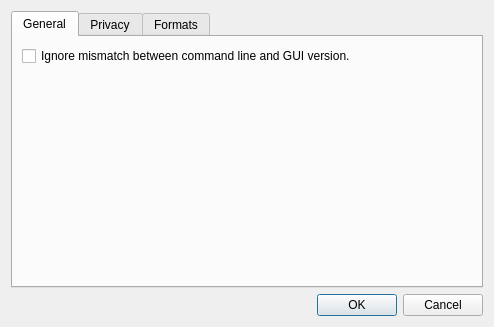
<?xml version="1.0" encoding="UTF-8"?>
<ui version="4.0">
 <class>Preferences</class>
 <widget class="QDialog" name="Preferences">
  <property name="geometry">
   <rect>
    <x>0</x>
    <y>0</y>
    <width>494</width>
    <height>327</height>
   </rect>
  </property>
  <property name="sizePolicy">
   <sizepolicy hsizetype="MinimumExpanding" vsizetype="Preferred">
    <horstretch>0</horstretch>
    <verstretch>0</verstretch>
   </sizepolicy>
  </property>
  <property name="windowTitle">
   <string>GPSBabel Preferences</string>
  </property>
  <layout class="QVBoxLayout" name="verticalLayout_2">
   <item>
    <widget class="QTabWidget" name="tabWidget">
     <property name="currentIndex">
      <number>0</number>
     </property>
     <widget class="QWidget" name="general_tab">
      <attribute name="title">
       <string>General</string>
      </attribute>
      <layout class="QVBoxLayout" name="verticalLayout_4">
       <item>
        <widget class="QCheckBox" name="ignoreVersionMismatchCheck">
         <property name="text">
          <string>Ignore mismatch between command line and GUI version.</string>
         </property>
        </widget>
       </item>
       <item>
        <spacer name="verticalSpacer">
         <property name="orientation">
          <enum>Qt::Vertical</enum>
         </property>
         <property name="sizeHint" stdset="0">
          <size>
           <width>20</width>
           <height>40</height>
          </size>
         </property>
        </spacer>
       </item>
      </layout>
     </widget>
     <widget class="QWidget" name="privacy_tab">
      <attribute name="title">
       <string>Privacy</string>
      </attribute>
      <layout class="QVBoxLayout" name="verticalLayout_5">
       <item>
        <widget class="QCheckBox" name="startupCheck">
         <property name="toolTip">
          <string>&lt;html&gt;The check transmits information about your installation and computer environment, such as the Installation ID, GPSBabel GUI and CLI versions, CPU architecture, operating system name and version, and language, to gpsbabel.org. This never includes any data from user files or devices.&lt;/html&gt;</string>
         </property>
         <property name="text">
          <string>Check for newer version on start.</string>
         </property>
        </widget>
       </item>
       <item>
        <widget class="QCheckBox" name="reportStatisticsCheck">
         <property name="toolTip">
          <string>&lt;html&gt;Anonymous usage data is sent to gpsbabel.org. This helps the developers at gpsbabel.org understand what features of the program are being used. This never includes any data from user files or devices.&lt;/html&gt;</string>
         </property>
         <property name="text">
          <string>Anonymously report usage data.</string>
         </property>
        </widget>
       </item>
       <item>
        <widget class="QCheckBox" name="upgradeMenuCheck">
         <property name="toolTip">
          <string>&lt;html&gt;When selected, this menu item sends the same information as &quot;Check for newer version on start.&quot; to gpsbabel.org.&lt;/html&gt;</string>
         </property>
         <property name="text">
          <string>Enable upgrade check menu item.</string>
         </property>
        </widget>
       </item>
       <item>
        <widget class="QRadioButton" name="mapPreviewCheck">
         <property name="toolTip">
          <string>&lt;html&gt;When selected, this feature uses the Google Maps API(s) per &lt;a href=&quot;http://www.google.com/intl/en/policies/terms&quot;&gt;Google’s Terms of Service&lt;/a&gt; and the &lt;a href=&quot;http://www.google.com/policies/privacy&quot;&gt;Google Privacy Policy&lt;/a&gt;.&lt;/html&gt;</string>
         </property>
         <property name="text">
          <string>Enable Google map preview feature.</string>
         </property>
         <attribute name="buttonGroup">
          <string notr="true">mapPreviewButtonGroup</string>
         </attribute>
        </widget>
       </item>
       <item>
        <widget class="QRadioButton" name="leafletMapPreviewCheck">
         <property name="toolTip">
          <string>&lt;html&gt;When selected, this feature uses the Leaflet Maps API(s) per &lt;a href=&quot;https://leafletjs.com/&quot;&gt;Leaflet’s Terms of Service&lt;/a&gt; and the &lt;a href=&quot;https://leafletjs.com/privacy.html&quot;&gt;Leaflet Privacy Policy&lt;/a&gt;.&lt;/html&gt;</string>
         </property>
         <property name="text">
          <string>Enable Leaflet map preview feature.</string>
         </property>
         <attribute name="buttonGroup">
          <string notr="true">mapPreviewButtonGroup</string>
         </attribute>
        </widget>
       </item>
       <item>
        <widget class="QRadioButton" name="disableMapPreviewCheck">
         <property name="text">
          <string>Disable map preview feature.</string>
         </property>
         <attribute name="buttonGroup">
          <string notr="true">mapPreviewButtonGroup</string>
         </attribute>
        </widget>
       </item>
       <item>
        <spacer name="verticalSpacer_2">
         <property name="orientation">
          <enum>Qt::Vertical</enum>
         </property>
         <property name="sizeHint" stdset="0">
          <size>
           <width>20</width>
           <height>40</height>
          </size>
         </property>
        </spacer>
       </item>
      </layout>
     </widget>
     <widget class="QWidget" name="format_tab">
      <attribute name="title">
       <string>Formats</string>
      </attribute>
      <layout class="QHBoxLayout" name="horizontalLayout">
       <item>
        <layout class="QVBoxLayout" name="verticalLayout">
         <item>
          <widget class="QLabel" name="label">
           <property name="text">
            <string>Enabled Formats</string>
           </property>
          </widget>
         </item>
         <item>
          <widget class="QListWidget" name="enabledFormatsList">
           <property name="sizePolicy">
            <sizepolicy hsizetype="Expanding" vsizetype="Expanding">
             <horstretch>0</horstretch>
             <verstretch>0</verstretch>
            </sizepolicy>
           </property>
           <property name="sortingEnabled">
            <bool>false</bool>
           </property>
          </widget>
         </item>
        </layout>
       </item>
       <item>
        <layout class="QVBoxLayout" name="verticalLayout_3">
         <item>
          <widget class="QPushButton" name="enableAllButton">
           <property name="text">
            <string>Enable All</string>
           </property>
          </widget>
         </item>
         <item>
          <widget class="QPushButton" name="disableAllButton">
           <property name="text">
            <string>Disable All</string>
           </property>
          </widget>
         </item>
        </layout>
       </item>
      </layout>
     </widget>
    </widget>
   </item>
   <item>
    <widget class="QDialogButtonBox" name="buttonBox">
     <property name="orientation">
      <enum>Qt::Horizontal</enum>
     </property>
     <property name="standardButtons">
      <set>QDialogButtonBox::Cancel|QDialogButtonBox::Ok</set>
     </property>
    </widget>
   </item>
  </layout>
 </widget>
 <resources/>
 <connections/>
</ui>
